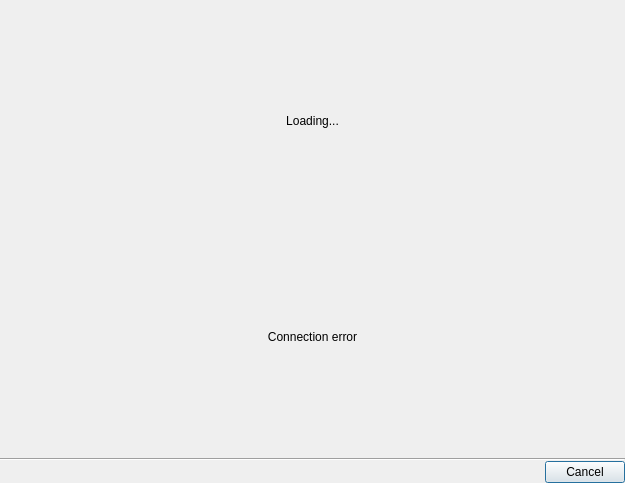
<?xml version="1.0" encoding="UTF-8"?>
<ui version="4.0">
 <class>LdapUsersDialog</class>
 <widget class="QDialog" name="LdapUsersDialog">
  <property name="geometry">
   <rect>
    <x>0</x>
    <y>0</y>
    <width>625</width>
    <height>483</height>
   </rect>
  </property>
  <property name="windowTitle">
   <string>Fetch Users from LDAP...</string>
  </property>
  <layout class="QVBoxLayout" name="verticalLayout_1">
   <property name="spacing">
    <number>0</number>
   </property>
   <property name="leftMargin">
    <number>0</number>
   </property>
   <property name="topMargin">
    <number>0</number>
   </property>
   <property name="rightMargin">
    <number>0</number>
   </property>
   <property name="bottomMargin">
    <number>0</number>
   </property>
   <item>
    <layout class="QVBoxLayout" name="verticalLayout">
     <property name="leftMargin">
      <number>16</number>
     </property>
     <property name="topMargin">
      <number>16</number>
     </property>
     <property name="rightMargin">
      <number>16</number>
     </property>
     <property name="bottomMargin">
      <number>16</number>
     </property>
     <item>
      <widget class="QStackedWidget" name="stackedWidget">
       <property name="currentIndex">
        <number>1</number>
       </property>
       <widget class="QWidget" name="usersPage">
        <layout class="QVBoxLayout" name="verticalLayout_2">
         <property name="leftMargin">
          <number>0</number>
         </property>
         <property name="topMargin">
          <number>0</number>
         </property>
         <property name="rightMargin">
          <number>0</number>
         </property>
         <property name="bottomMargin">
          <number>0</number>
         </property>
         <item>
          <widget class="QnSearchLineEdit" name="filterLineEdit" native="true">
           <property name="sizePolicy">
            <sizepolicy hsizetype="Expanding" vsizetype="Fixed">
             <horstretch>0</horstretch>
             <verstretch>0</verstretch>
            </sizepolicy>
           </property>
          </widget>
         </item>
         <item>
          <widget class="QnTreeView" name="usersTable">
           <property name="sizePolicy">
            <sizepolicy hsizetype="Expanding" vsizetype="Maximum">
             <horstretch>0</horstretch>
             <verstretch>0</verstretch>
            </sizepolicy>
           </property>
           <property name="focusPolicy">
            <enum>Qt::TabFocus</enum>
           </property>
           <property name="frameShape">
            <enum>QFrame::NoFrame</enum>
           </property>
           <property name="sizeAdjustPolicy">
            <enum>QAbstractScrollArea::AdjustToContents</enum>
           </property>
           <property name="selectionMode">
            <enum>QAbstractItemView::NoSelection</enum>
           </property>
           <property name="selectionBehavior">
            <enum>QAbstractItemView::SelectRows</enum>
           </property>
           <property name="rootIsDecorated">
            <bool>false</bool>
           </property>
           <property name="sortingEnabled">
            <bool>true</bool>
           </property>
           <property name="allColumnsShowFocus">
            <bool>true</bool>
           </property>
           <attribute name="headerStretchLastSection">
            <bool>false</bool>
           </attribute>
          </widget>
         </item>
         <item>
          <widget class="Line" name="line_2">
           <property name="orientation">
            <enum>Qt::Horizontal</enum>
           </property>
          </widget>
         </item>
         <item>
          <widget class="QLabel" name="selectRoleLabel">
           <property name="text">
            <string>Role to assign to imported users</string>
           </property>
          </widget>
         </item>
         <item>
          <widget class="QWidget" name="horizontalWidget" native="true">
           <layout class="QHBoxLayout" name="horizontalLayout">
            <item>
             <widget class="QComboBox" name="userRoleComboBox">
              <property name="sizeAdjustPolicy">
               <enum>QComboBox::AdjustToContents</enum>
              </property>
             </widget>
            </item>
            <item>
             <widget class="QCheckBox" name="disableUsersCheckBox">
              <property name="text">
               <string>Disable imported users</string>
              </property>
             </widget>
            </item>
            <item>
             <spacer name="horizontalSpacer">
              <property name="orientation">
               <enum>Qt::Horizontal</enum>
              </property>
              <property name="sizeHint" stdset="0">
               <size>
                <width>40</width>
                <height>20</height>
               </size>
              </property>
             </spacer>
            </item>
           </layout>
          </widget>
         </item>
         <item>
          <spacer name="verticalSpacer">
           <property name="orientation">
            <enum>Qt::Vertical</enum>
           </property>
           <property name="sizeHint" stdset="0">
            <size>
             <width>1</width>
             <height>1</height>
            </size>
           </property>
          </spacer>
         </item>
        </layout>
       </widget>
       <widget class="QWidget" name="loadingPage">
        <layout class="QVBoxLayout" name="verticalLayout_3">
         <property name="leftMargin">
          <number>0</number>
         </property>
         <property name="topMargin">
          <number>0</number>
         </property>
         <property name="rightMargin">
          <number>0</number>
         </property>
         <property name="bottomMargin">
          <number>0</number>
         </property>
         <item>
          <widget class="QLabel" name="loadingLabel">
           <property name="text">
            <string>Loading...</string>
           </property>
           <property name="alignment">
            <set>Qt::AlignCenter</set>
           </property>
          </widget>
         </item>
         <item>
          <widget class="QLabel" name="errorLabel">
           <property name="text">
            <string>Connection error</string>
           </property>
           <property name="alignment">
            <set>Qt::AlignCenter</set>
           </property>
          </widget>
         </item>
        </layout>
       </widget>
      </widget>
     </item>
    </layout>
   </item>
   <item>
    <widget class="Line" name="line">
     <property name="orientation">
      <enum>Qt::Horizontal</enum>
     </property>
    </widget>
   </item>
   <item>
    <widget class="QnDialogButtonBox" name="buttonBox">
     <property name="orientation">
      <enum>Qt::Horizontal</enum>
     </property>
     <property name="standardButtons">
      <set>QDialogButtonBox::Cancel</set>
     </property>
    </widget>
   </item>
  </layout>
 </widget>
 <customwidgets>
  <customwidget>
   <class>QnTreeView</class>
   <extends>QTreeView</extends>
   <header location="global">ui/widgets/common/tree_view.h</header>
  </customwidget>
  <customwidget>
   <class>QnDialogButtonBox</class>
   <extends>QDialogButtonBox</extends>
   <header location="global">ui/widgets/common/dialog_button_box.h</header>
  </customwidget>
  <customwidget>
   <class>QnSearchLineEdit</class>
   <extends>QWidget</extends>
   <header location="global">ui/widgets/common/search_line_edit.h</header>
   <container>1</container>
  </customwidget>
 </customwidgets>
 <resources/>
 <connections/>
</ui>
